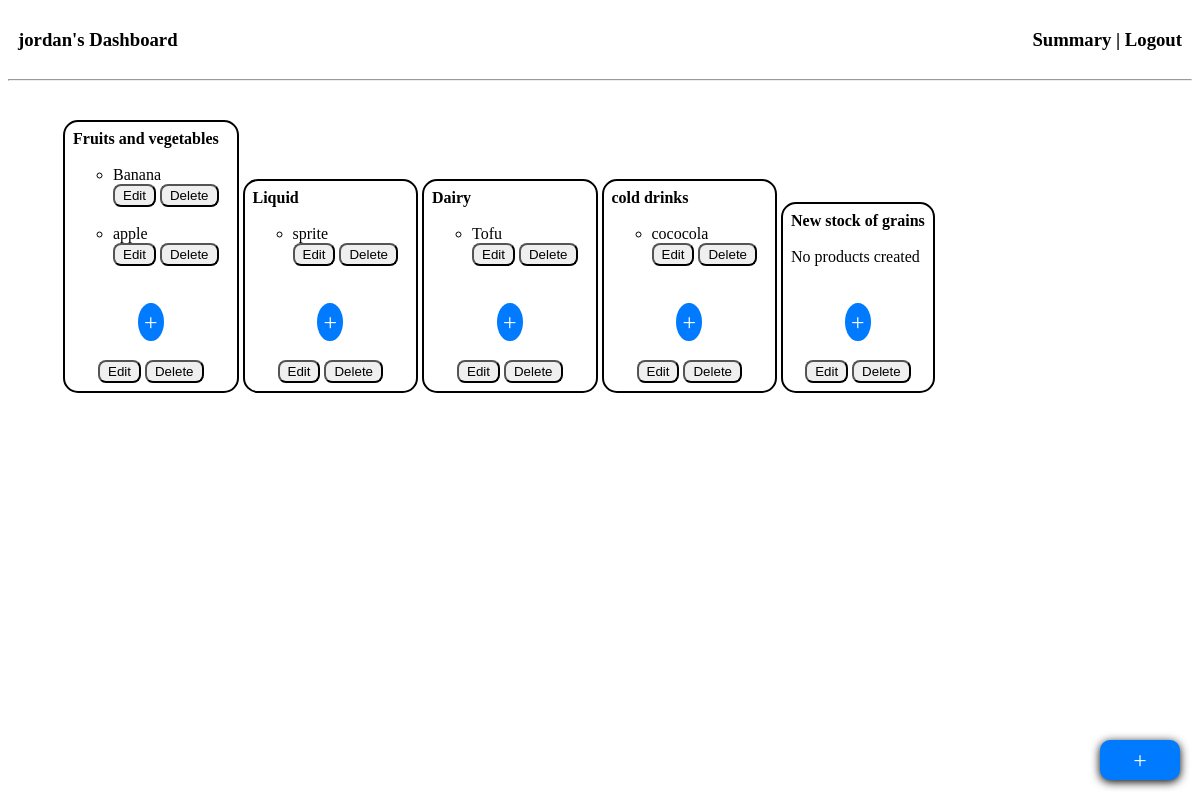
Screenshot of /manager-dashboard (signed in) with the database file from the repository.
### application/models.py (models this page shows)
class Category(db.Model):
    __tablename__ = 'category'
    c_id = db.Column(db.Integer, primary_key=True, autoincrement=True)
    category_name = db.Column(db.String(120), nullable=False, unique=True)

class Product(db.Model):
    __tablename__ = 'product'
    p_id = db.Column(db.Integer, primary_key=True,autoincrement=True)
    c_id = db.Column(db.Integer)
    product_name = db.Column(db.String(120), nullable=False, unique=True)

### application/controllers.py (the view)
@app.route("/manager-dashboard", methods=["GET","POST"])
def manager_dashboard():
    categories = db.session.query(Category).all()
    products_by_category = {}
    for category in categories:
        category_name = category.category_name
        products = db.session.query(Product.product_name).filter_by(c_id=category.c_id).all()
        products_list = [product.product_name for product in products]
        products_by_category[category_name] = products_list
    cat_table = Category.query.all()
    cat_names = [x for x in products_by_category]
    prod_table = Product.query.all()
    if 'user_name' in session:
        return render_template("manager_dashboard.html", manager_user_name=cmanager_user_name, category=cat_names, product_dict=products_by_category, cat_full=cat_table, prod_full=prod_table)
    else:
        return redirect(url_for('login',type='manager'))

### templates/manager_dashboard.html (shortened to what this page needs)
<!DOCTYPE html>
<html>
    <head>
        <link rel="stylesheet" href="../static/manager_dashboard.css">
    </head>
    <body>
        <header>
            <h3>
                <div class="header-content">
                    <div>{{ manager_user_name }}'s Dashboard</div>
                    <div>Summary | <a href="{{ url_for('logout') }}" class="logout-link">Logout</a></div>
                </div>
            </h3>
        </header>
        <hr>
        <a href="#" class="pluss-button" id="plus-button">+</a>
        <div id="category-list" class="category-list">
            {% if category %}
            <ul>
                {% for item in category %}
                    <div class="category-box" id="category-box">
                        <div><b>{{ item }}</b></div>
                        <br>
                        {% if product_dict %}
                            <div>
                                {% for p in product_dict %}
                                    {% if p == item %}
                                        {% for x in product_dict[p] %}
                                            {% if x|length != 0 %}
                                                {% for l in prod_full %}
                                                {% if l.product_name==x %}
                                                <ul style="text-align: left; padding-right: 10px;"><li>{{ x }}</li>
                                                    <a href="{{ url_for('edit_product', prdct_name=x, prdct_id=l.p_id) }}"><button class="edit-del-button">Edit</button></a>
                                                    <a href="{{ url_for('delete_product', prdct_name=x, prdct_id=l.p_id) }}"><button class="edit-del-button">Delete</button></a>
                                                    <br><br>
                                                </ul>
                                                {% endif %}
                                                {% endfor %}
                                            {% endif %}
                                    {% else %}
                                        <div>No products created</div><br>
                                        {% endfor %}
                                    {% endif %}
                                {% endfor %}
                            </div><br>
                        {% endif %}
                        <center><a href="{{ url_for('add_product', category_name=item) }}" class="product-button" id="product-button">+</a></center>
                        <br>
                        <center>
                            {% for x in cat_full %}
                                {% if x.category_name == item %}
                            <a href="{{ url_for('edit_category', category_name=item, category_id=x.c_id) }}"><button class="edit-del-button">Edit</button></a>
                            <a href="{{ url_for('delete_category',category_name=item, category_id=x.c_id) }}"><button class="edit-del-button">Delete</button></a>
                            {% endif %}
                            {% endfor %}
                        </center>
                    </div>
                {% endfor %}
            </ul>
            {% else %}
                <div id="text" class="text">No categories or product created</div>
            {% endif %}
        </div>
    </body>
</html>

### static/manager_dashboard.css (style rules this page uses)
.header-content { display: flex; justify-content: space-between; align-items: center; padding: 10px; }
a { color: black; text-decoration: none; }
.pluss-button { width: 80px; height: 40px; bottom: 20px; display: inline-block; text-align: center; position: fixed; right: 20px; color: #fff; line-height: 40px; border-radius: 10px; background-color: #007bff; box-shadow: 0px 2px 10px black; font-size: 24px; }
.category-list { padding: 15px; }
.category-box { padding: 8px; display: inline-block; height: auto; width: auto; border: 2px solid black; border-radius: 15px; }
.product-button { text-align: center; line-height: 40px; border-radius: 50%; color: #fff; background-color: #007bff; font-size: 24px; padding: 6px; }
.edit-del-button { padding: 2px 8px; border-radius: 8px; }

### rows the page displays
Category: category_name "Fruits and vegetables"
Product: product_name "Banana"
Product: product_name "apple"
Category: category_name "Liquid"
Product: product_name "sprite"
Category: category_name "Dairy"
Product: product_name "Tofu"
Category: category_name "cold drinks"
Product: product_name "cococola"
Category: category_name "New stock of grains", shows "No products created"

### other values shown
{{ manager_user_name }} "jordan"
